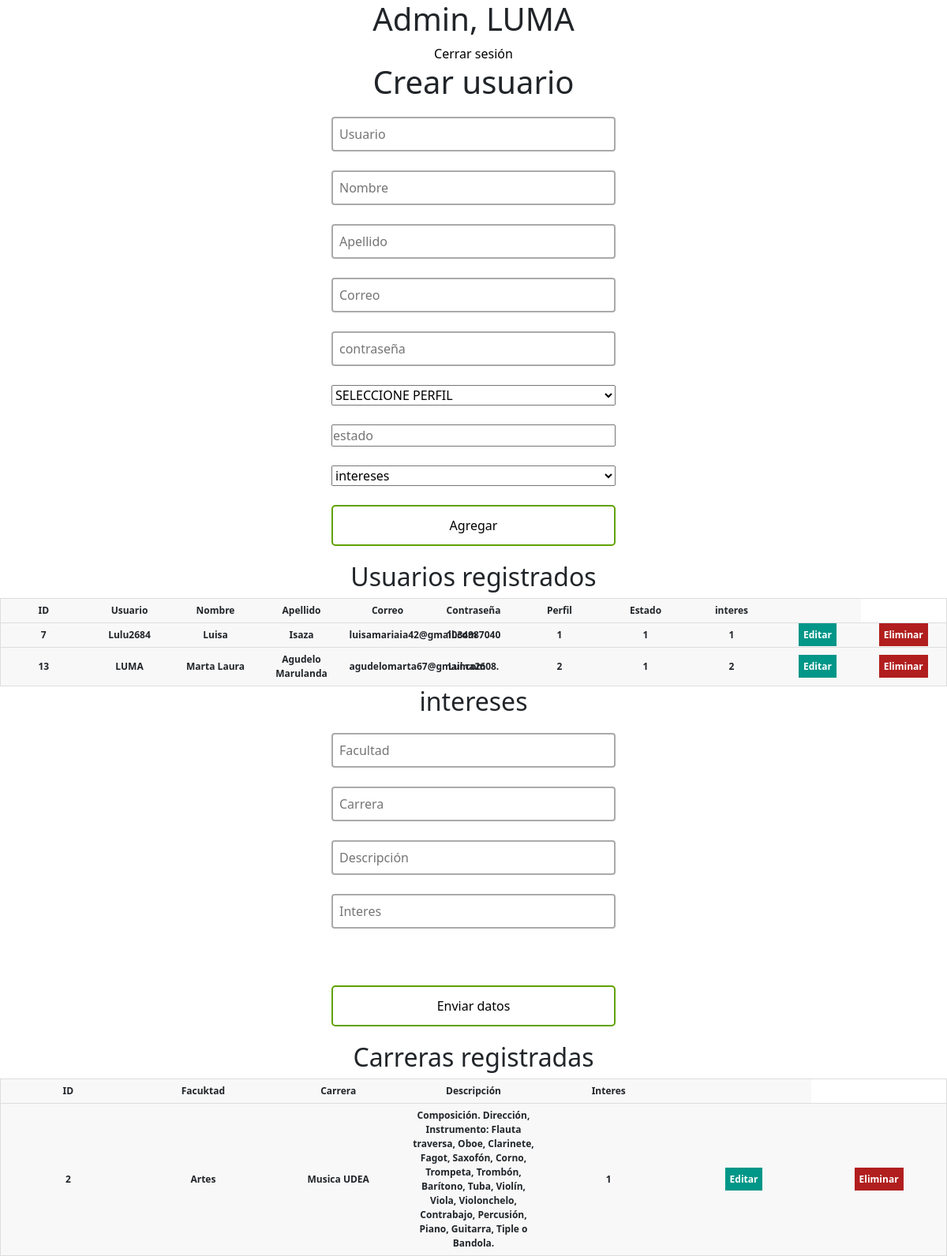
The page /admin.php (signed in) on the database its author committed.
### tables this page shows
CREATE TABLE `usuario` (
  `id` int(11) NOT NULL,
  `usuario` varchar(250) NOT NULL,
  `nombre` varchar(50) NOT NULL,
  `apellido` varchar(50) NOT NULL,
  `email` varchar(250) NOT NULL,
  `contraseña` varchar(30) NOT NULL,
  `intereses` int(11) DEFAULT NULL,
  `perfil` enum('1','2') NOT NULL DEFAULT '2',
  `estado` enum('1','2') NOT NULL DEFAULT '1'
);

CREATE TABLE `carreras` (
  `id` int(11) NOT NULL,
  `facultad` varchar(250) NOT NULL,
  `carrera` varchar(50) NOT NULL,
  `descripción` varchar(250) NOT NULL,
  `intereses` int(11) NOT NULL,
  `intereses_multiples` text DEFAULT NULL
);

### admin.php (the view, shortened to what this page needs)
<?php
    require_once("conexion.php");
    $usuario=$_SESSION["usuario"];
    $sql1 = "SELECT * FROM usuario";
    $query1 = mysqli_query($conexion,$sql1);
    $sql2 = "SELECT * FROM carreras";
    $query2 = mysqli_query($conexion,$sql2);
    ?>
<!DOCTYPE html>
<html lang="en">
<head>
    <link href="https://cdn.jsdelivr.net/npm/bootstrap@5.0.2/dist/css/bootstrap.min.css" rel="stylesheet">
    <link rel="stylesheet" href="style.css">
</head>
<body>
    <h1>Admin, <?php echo $usuario?></h1>
    <a href="logout.php">Cerrar sesión</a>
    <body>
    <div class="users-form">
        <h1>Crear usuario</h1>
        <form action="registrar.php" method="POST">
            <input type="text" name="usuario" placeholder="Usuario">
            <input type="text" name="nombre" placeholder="Nombre">
            <input type="text" name="apellido" placeholder="Apellido">
            <input type="email" name="email" placeholder="Correo">
            <input type="password" name="contraseña" placeholder="contraseña">
            <SELECT name="perfil">
                <option>SELECCIONE PERFIL</OPTIOn>
            </SELECT>
            <input type="number" name="estado" placeholder="estado">
            <select name="intereses">
                <option selected>intereses</option>
            </select>
            <input type="submit" value="Agregar">
        </form>
    </div>
    <div class="users-table">
        <h2>Usuarios registrados</h2>
        <table>
            <thead>
                <tr>
                    <th>ID</th>
                    <th>Usuario</th>
                    <th>Nombre</th>
                    <th>Apellido</th>
                    <th>Correo</th>
                    <th>Contraseña</th>
                    <th>Perfil</th>
                    <th>Estado</th>
                    <th>interes</th>
                    <th></th>
                </tr>
            </thead>
            <tbody>
                <?php while ($row = mysqli_fetch_array($query1)): ?>
                    <tr>
                        <th><?= $row['id'] ?></th>
                        <th><?= $row['usuario'] ?></th>
                        <th><?= $row['nombre'] ?></th>
                        <th><?= $row['apellido'] ?></th>
                        <th><?= $row['email'] ?></th>
                        <th><?= $row['contraseña'] ?></th>
                        <th><?= $row['perfil'] ?></th>
                        <th><?= $row['estado'] ?></th>
                        <th><?= $row['intereses'] ?></th>
                        <th><a href="update.php?id=<?= $row['id'] ?>" class="users-table--edit">Editar</a></th>
                        <th><a href="delete_user.php?id=<?= $row['id'] ?>" class="users-table--delete" >Eliminar</a></th>
                    </tr>
                <?php endwhile; ?>
            </tbody>
        </table>
    </div>
    <div class="users-form">
    <h2>intereses</h2>
        <form action="registrar_int.php" method="post">
            <input required name="facultad" type="text" placeholder="Facultad">
            <input required name="carrera" type="text" placeholder="Carrera">
            <input required name="descripción" type="text" placeholder="Descripción">
            <input  name="intereses" type="text" placeholder="Interes"><br>
            <input required type="submit" value="Enviar datos">
        </form>
    </div>
    <div class="users-table">
    <h2>Carreras registradas</h2>
        <table>
            <thead>
                <tr>
                    <th>ID</th>
                    <th>Facuktad</th>
                    <th>Carrera</th>
                    <th>Descripción</th>
                    <th>Interes</th>
                    <th></th>
                </tr>
            </thead>
            <tbody>
                <?php while ($row = mysqli_fetch_array($query2)): ?>
                    <tr>
                        <th><?= $row['id'] ?></th>
                        <th><?= $row['facultad'] ?></th>
                        <th><?= $row['carrera'] ?></th>
                        <th><?= $row['descripción'] ?></th>
                        <th><?= $row['intereses'] ?></th>
                        <th><a href="update_int.php?id=<?= $row['id'] ?>" class="users-table--edit">Editar</a></th>
                        <th><a href="delete_carrera.php?id=<?= $row['id'] ?>" class="users-table--delete" >Eliminar</a></th>
                    </tr>
                <?php endwhile; ?>
            </tbody>
        </table>
    </div>
</body>
</html>

### style.css (style rules this page uses)
* { box-sizing: border-box; margin: 0; padding: 0; }
html { font-family: 'Segoe UI', sans-serif; text-align: center; }
a { text-decoration: none; color: black; }
.users-form form { display: flex; flex-direction: column; gap: 24px; width: 30%; margin: 20px auto; text-align: center; }
.users-form form input { font-family: 'Segoe UI', sans-serif; }
.users-form form input[type=text], .users-form form input[type=password], .users-form form input[type=email] { padding: 8px; border:2px solid #aaa; border-radius:4px; outline:none; transition:.3s; }
.users-form form input[type=submit] { border: none; padding: 12px 50px; text-decoration: none; transition-duration: 0.4s; cursor: pointer; border-radius: 5px; background-color: white; color: black; border: 2px solid #60a100; }
.users-table table { border: 1px solid #ccc; border-collapse: collapse; margin: 0; padding: 0; width: 100%; table-layout: fixed; }
table tr { background-color: #f8f8f8; border: 1px solid #ddd; padding: 4px; }
table th { padding: 6px; text-align: center; font-size: .75em; }
.users-table--edit { background: #009688; padding: 6px; color: #fff; text-align: center; font-weight: bold; }
.users-table--delete { background: #b11e1e; padding: 6px; color: #fff; text-align: center; font-weight: bold; }

### rows shown on the page
usuario: id "7", usuario "Lulu2684", nombre "Luisa", apellido "Isaza", email "luisamariaia42@gmail.com", contraseña "1034987040", perfil "1", estado "1", intereses "1"
usuario: id "13", usuario "LUMA", nombre "Marta Laura", apellido "Agudelo Marulanda", email "agudelomarta67@gmail.com", contraseña "Luma2608.", perfil "2", estado "1", intereses "2"
carreras: id "2", facultad "Artes", carrera "Musica UDEA", descripción "Composición. Dirección, Instrumento: Flauta traversa, Oboe, Clarinete, Fagot, Saxofón, Corno, Trompeta, Trombón, Barítono, Tuba, Violín, Viola, Violonchelo, Contrabajo, Percusión, Piano, Guitarra, Tiple o Bandola.", intereses "1"
